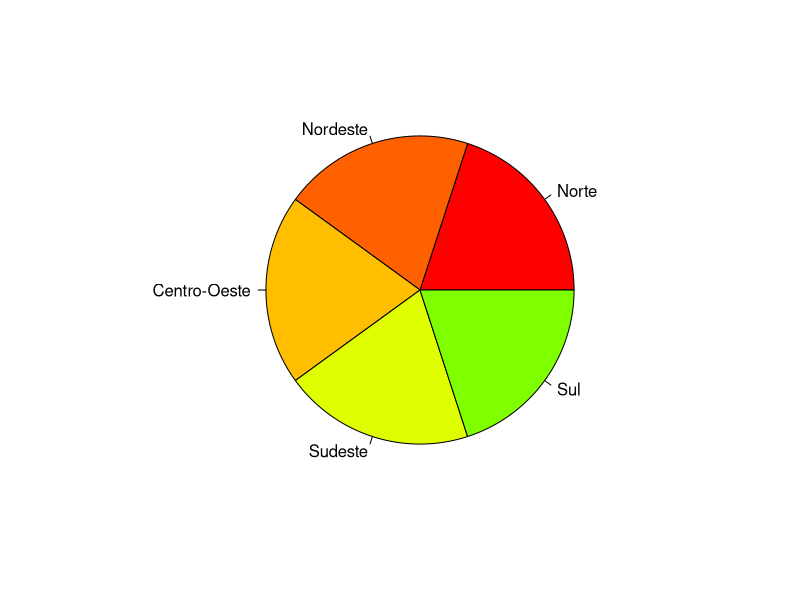
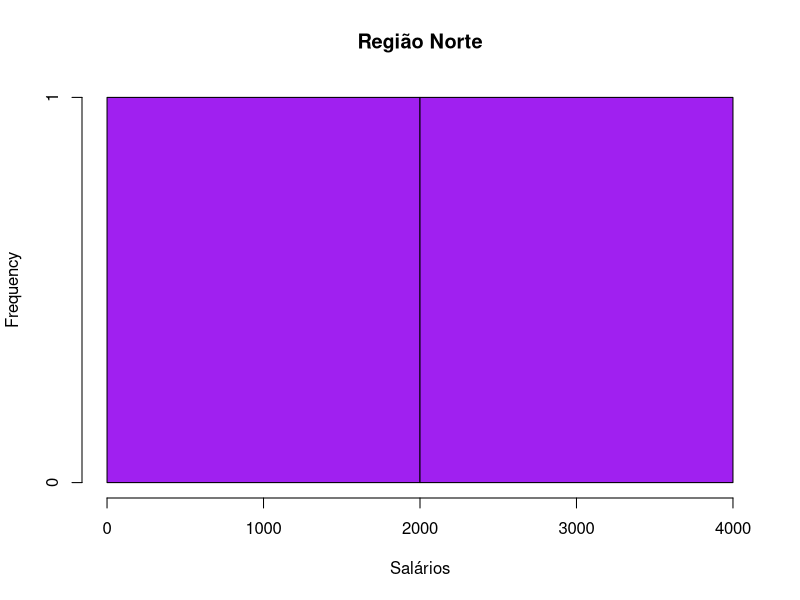
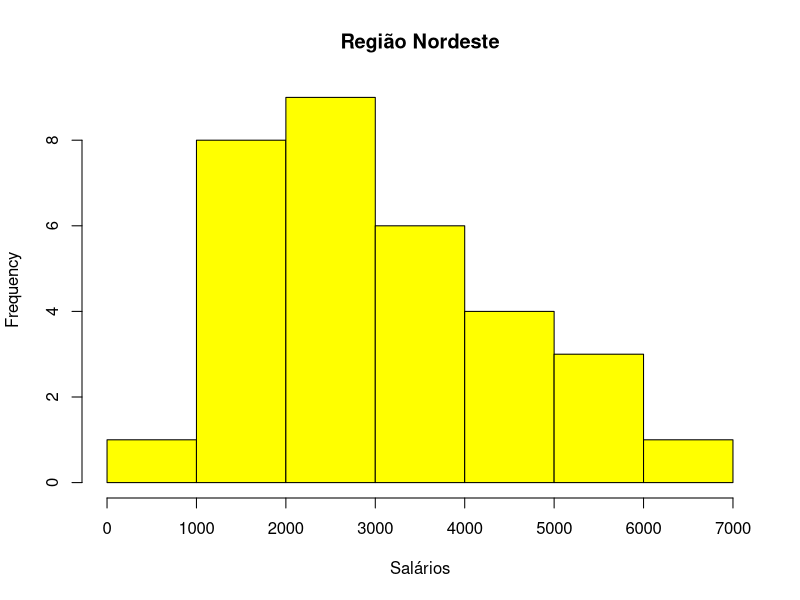
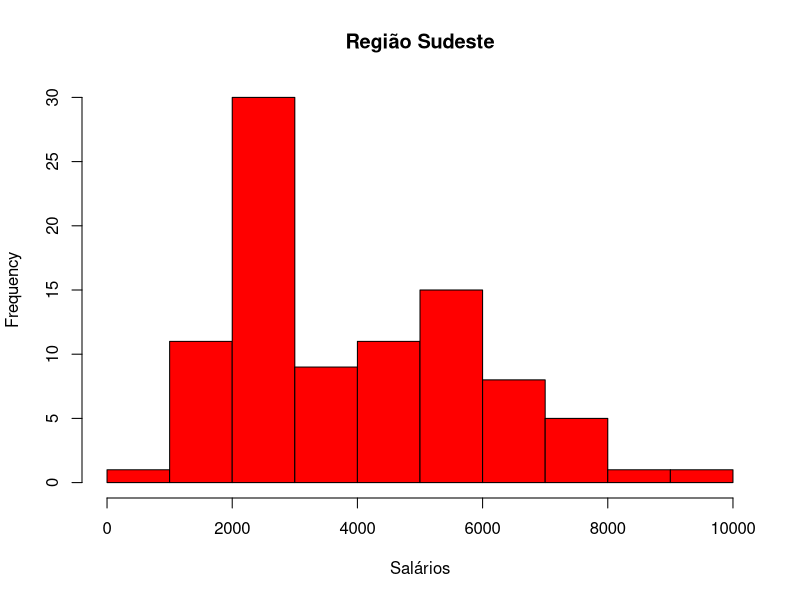
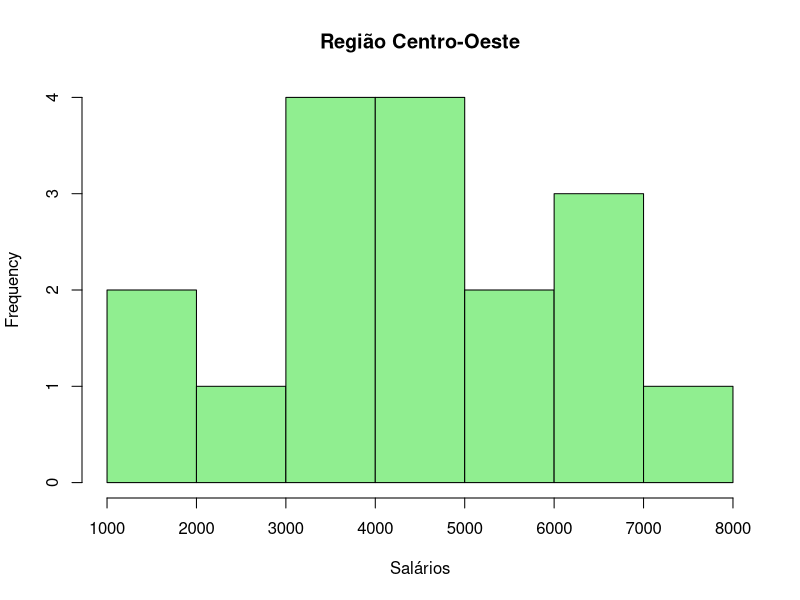
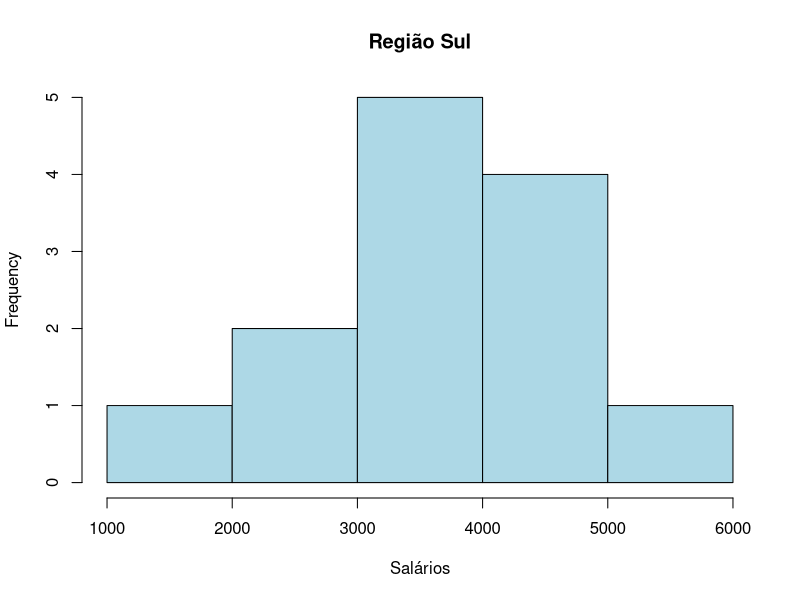
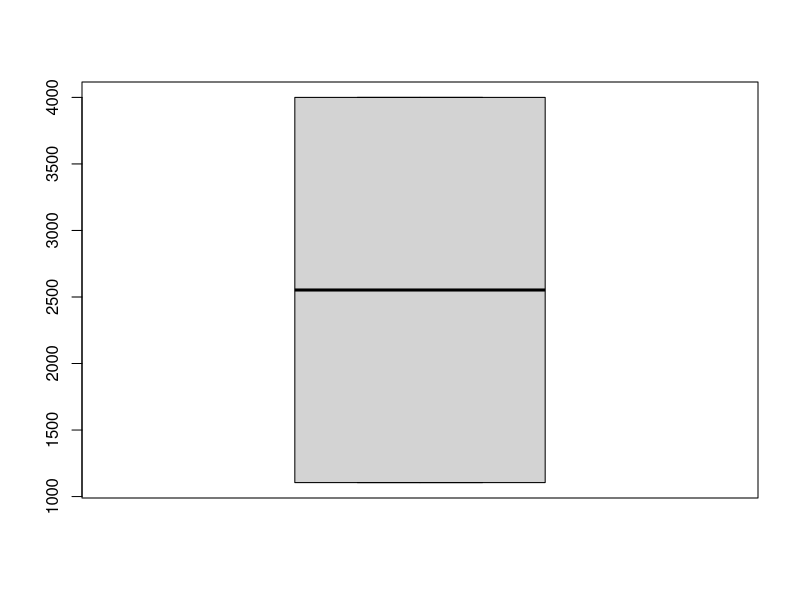
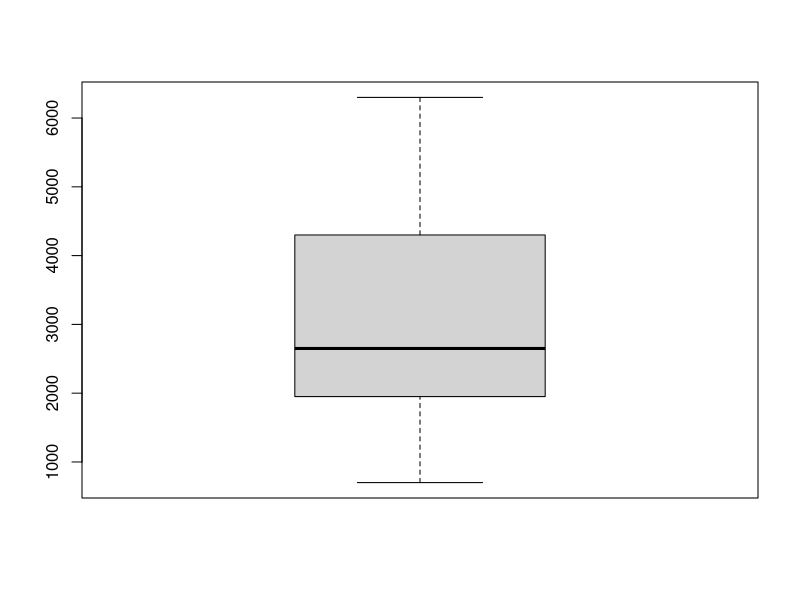

These figures' R source, in order:
#Com outliers
funcionario = read.csv(file = 'FuncionariosTI.csv')

#Sem outliers
funcionario = read.csv(file = 'FuncionariosTI.csv')[5:162, ]

#Separação Por Regiões
estados = data.frame(Regiao = c(),
                     Salário = c(),
                     TempoDeEmpresa = c())

funcionarioSEP = funcionario[toupper(funcionario$UF) %in%
                               c('AM', 'AC', 'RO', 'RR', 'PA', 'AP', 'TO'),]
estados = rbind(estados,
                data.frame(
                  Regiao = c(replicate(nrow(funcionarioSEP), 'Norte')),
                  Salário = c(funcionarioSEP$Salario.Bruto),
                  TempoDeEmpresa = c(funcionarioSEP$Tempo.de.Empresa)
                ))

funcionarioSEP = funcionario[toupper(funcionario$UF) %in%
                               c('PB', 'RN', 'PE', 'AL', 'PI', 'BA', 'SE', 'MA', 'CE'), ]

estados = rbind(estados,
                data.frame(
                  Regiao = c(replicate(nrow(funcionarioSEP), 'Nordeste')),
                  Salário = c(funcionarioSEP$Salario.Bruto),
                  TempoDeEmpresa = c(funcionarioSEP$Tempo.de.Empresa)
                ))

funcionarioSEP = funcionario[toupper(funcionario$UF) %in%
                               c('MT' , 'GO', 'MS', 'DF'), ]

estados = rbind(estados,
                data.frame(
                  Regiao = c(replicate(nrow(funcionarioSEP), 'Centro-Oeste')),
                  Salário = c(funcionarioSEP$Salario.Bruto),
                  TempoDeEmpresa = c(funcionarioSEP$Tempo.de.Empresa)
                ))

funcionarioSEP = funcionario[toupper(funcionario$UF) %in%
                               c('MG', 'SP', 'RJ', 'ES'), ]

estados = rbind(estados,
                data.frame(
                  Regiao = c(replicate(nrow(funcionarioSEP), 'Sudeste')),
                  Salário = c(funcionarioSEP$Salario.Bruto),
                  TempoDeEmpresa = c(funcionarioSEP$Tempo.de.Empresa)
                ))

funcionarioSEP = funcionario[toupper(funcionario$UF) %in%
                               c('RS' , 'SC', 'PR'), ]

estados = rbind(estados,
                data.frame(
                  Regiao = c(replicate(nrow(funcionarioSEP), 'Sul')),
                  Salário = c(funcionarioSEP$Salario.Bruto),
                  TempoDeEmpresa = c(funcionarioSEP$Tempo.de.Empresa)
                ))
#Função pizza sobre a quantidade de funcionarios em cada região
pie(
  c(
    length(estados[estados$Regiao == 'Norte', ]),
    length(estados[estados$Regiao == 'Nordeste', ]),
    length(estados[estados$Regiao == 'Centro-Oeste', ]),
    length(estados[estados$Regiao == 'Sudeste', ]),
    length(estados[estados$Regiao == 'Sul', ])
  ),
  labels = c('Norte', 'Nordeste', 'Centro-Oeste', 'Sudeste', 'Sul'),
  col = rainbow(c(16, 21, 356, 98, 123))
)

#Histograma sobre os salários de cada região

hist(estados[estados$Regiao == 'Norte',]$Salário,
     xlab = 'Salários',
     col = 'purple',
     main = 'Região Norte')

hist(estados[estados$Regiao == 'Nordeste',]$Salário,
     xlab = 'Salários',
     col = 'yellow',
     main = 'Região Nordeste')

hist(estados[estados$Regiao == 'Sudeste',]$Salário,
     xlab = 'Salários',
     col = 'red',
     main = 'Região Sudeste')

hist(estados[estados$Regiao == 'Centro-Oeste',]$Salário,
     xlab = 'Salários',
     col = 'lightgreen',
     main = 'Região Centro-Oeste')

hist(estados[estados$Regiao == 'Sul',]$Salário,
     xlab = 'Salários',
     col = 'lightblue',
     main = 'Região Sul')

#boxplot sobre salário de cada região

boxplot(estados[estados$Regiao == 'Norte', ]$Salário)

boxplot(estados[estados$Regiao == 'Nordeste', ]$Salário)

boxplot(estados[estados$Regiao == 'Centro-Oeste', ]$Salário)

boxplot(estados[estados$Regiao == 'Sudeste', ]$Salário)

boxplot(estados[estados$Regiao == 'Sul', ]$Salário)

#Comparação de regiões entre si
#Comparação da mediana de salários das regiões
pie(
  c(
    median(estados[estados$Regiao == 'Norte', ]$Salário),
    median(estados[estados$Regiao == 'Nordeste', ]$Salário),
    median(estados[estados$Regiao == 'Centro-Oeste', ]$Salário),
    median(estados[estados$Regiao == 'Sudeste', ]$Salário),
    median(estados[estados$Regiao == 'Sul', ]$Salário)
  ),
  labels = c('Norte', 'Nordeste', 'Centro-Oeste', 'Sudeste', 'Sul'),
  col = rainbow(c(16, 21, 356, 98, 123))
)

#Comparação da mediana de salários das regiões de acordo com o tempo de empresa

pie(
  c(
    median(estados[estados$Regiao == 'Norte' &
                     estados$TempoDeEmpresa <= 3, ]$Salário),
    median(estados[estados$Regiao == 'Nordeste' &
                     estados$TempoDeEmpresa <= 3, ]$Salário),
    median(estados[estados$Regiao == 'Centro-Oeste' &
                     estados$TempoDeEmpresa <= 3, ]$Salário),
    median(estados[estados$Regiao == 'Sudeste' &
                     estados$TempoDeEmpresa <= 3, ]$Salário),
    median(estados[estados$Regiao == 'Sul' &
                     estados$TempoDeEmpresa <= 3, ]$Salário)
  ),
  labels = c('Norte', 'Nordeste', 'Centro-Oeste', 'Sudeste', 'Sul'),
  col = rainbow(c(16, 21, 356, 98, 123))
)

pie(
  c(
    median(estados[estados$Regiao == 'Norte' &
                     estados$TempoDeEmpresa > 3 &
                     estados$TempoDeEmpresa <= 6, ]$Salário),
    median(estados[estados$Regiao == 'Nordeste' &
                     estados$TempoDeEmpresa > 3 &
                     estados$TempoDeEmpresa <= 6, ]$Salário),
    median(estados[estados$Regiao == 'Centro-Oeste' &
                     estados$TempoDeEmpresa > 3 &
                     estados$TempoDeEmpresa <= 6, ]$Salário),
    median(estados[estados$Regiao == 'Sudeste' &
                     estados$TempoDeEmpresa > 3 &
                     estados$TempoDeEmpresa <= 6, ]$Salário),
    median(estados[estados$Regiao == 'Sul' &
                     estados$TempoDeEmpresa > 3 &
                     estados$TempoDeEmpresa <= 6, ]$Salário)
  ),
  labels = c('Norte', 'Nordeste', 'Centro-Oeste', 'Sudeste', 'Sul'),
  col = rainbow(c(16, 21, 356, 98, 123))
)

pie(
  c(
    median(estados[estados$Regiao == 'Sudeste' &
                     estados$TempoDeEmpresa > 6 &
                     estados$TempoDeEmpresa <= 9, ]$Salário)
  ),
  labels = c('Sudeste'),
  col = rainbow(c(16, 21, 356, 98, 123))
)
